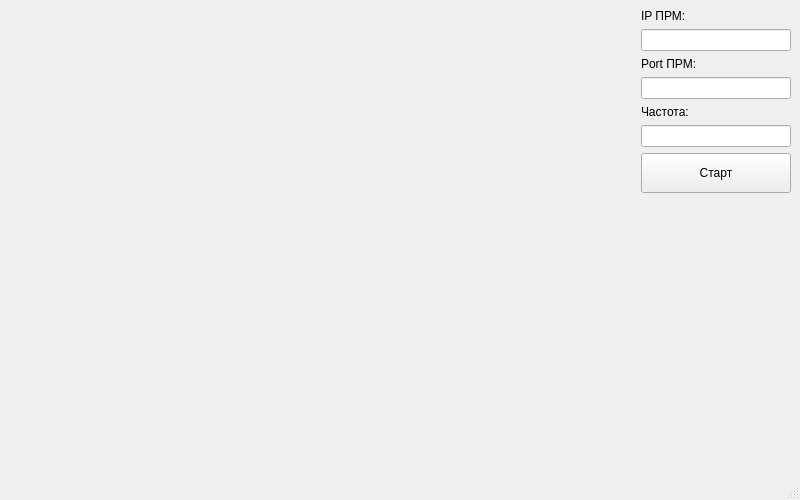
<?xml version="1.0" encoding="UTF-8"?>
<ui version="4.0">
 <class>SpectrumReceiver</class>
 <widget class="QMainWindow" name="SpectrumReceiver">
  <property name="geometry">
   <rect>
    <x>0</x>
    <y>0</y>
    <width>800</width>
    <height>500</height>
   </rect>
  </property>
  <property name="windowTitle">
   <string>Spectrum Receiver</string>
  </property>
  <widget class="QWidget" name="centralwidget">
   <layout class="QVBoxLayout" name="verticalLayout">
    <item>
     <layout class="QHBoxLayout" name="topLayout"/>
    </item>
    <item>
     <layout class="QHBoxLayout" name="midLayout">
      <item>
       <widget class="QCustomPlot" name="widget" native="true">
        <property name="sizePolicy">
         <sizepolicy hsizetype="Expanding" vsizetype="Expanding">
          <horstretch>1</horstretch>
          <verstretch>0</verstretch>
         </sizepolicy>
        </property>
       </widget>
      </item>
      <item>
       <layout class="QVBoxLayout" name="sidePanel">
        <item>
         <widget class="QLabel" name="label">
          <property name="text">
           <string>IP ПРМ:</string>
          </property>
         </widget>
        </item>
        <item>
         <widget class="QLineEdit" name="ip_edit"/>
        </item>
        <item>
         <widget class="QLabel" name="label_2">
          <property name="text">
           <string>Port ПРМ:</string>
          </property>
         </widget>
        </item>
        <item>
         <widget class="QLineEdit" name="port_edit"/>
        </item>
        <item>
         <widget class="QLabel" name="label_3">
          <property name="text">
           <string>Частота:</string>
          </property>
         </widget>
        </item>
        <item>
         <widget class="QLineEdit" name="freq_edit"/>
        </item>
        <item>
         <widget class="QPushButton" name="start_btn">
          <property name="minimumSize">
           <size>
            <width>150</width>
            <height>40</height>
           </size>
          </property>
          <property name="text">
           <string>Старт</string>
          </property>
         </widget>
        </item>
        <item>
         <spacer name="verticalSpacer">
          <property name="orientation">
           <enum>Qt::Orientation::Vertical</enum>
          </property>
          <property name="sizeHint" stdset="0">
           <size>
            <width>0</width>
            <height>0</height>
           </size>
          </property>
         </spacer>
        </item>
       </layout>
      </item>
     </layout>
    </item>
   </layout>
  </widget>
  <widget class="QMenuBar" name="menubar">
   <property name="geometry">
    <rect>
     <x>0</x>
     <y>0</y>
     <width>800</width>
     <height>22</height>
    </rect>
   </property>
  </widget>
  <widget class="QStatusBar" name="statusbar"/>
 </widget>
 <customwidgets>
  <customwidget>
   <class>QCustomPlot</class>
   <extends>QWidget</extends>
   <header location="global">qcustomplot.h</header>
   <container>1</container>
  </customwidget>
 </customwidgets>
 <resources/>
 <connections/>
</ui>
